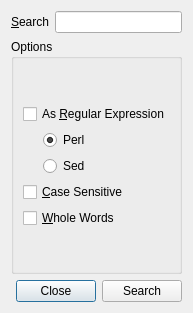
<?xml version="1.0" encoding="UTF-8"?>
<ui version="4.0">
 <class>SearchDialog</class>
 <widget class="QDialog" name="SearchDialog">
  <property name="geometry">
   <rect>
    <x>0</x>
    <y>0</y>
    <width>192</width>
    <height>313</height>
   </rect>
  </property>
  <property name="minimumSize">
   <size>
    <width>0</width>
    <height>30</height>
   </size>
  </property>
  <property name="windowTitle">
   <string>Dialog</string>
  </property>
  <layout class="QVBoxLayout" name="verticalLayout_2">
   <item>
    <layout class="QHBoxLayout" name="horizontalLayout">
     <item>
      <widget class="QLabel" name="label">
       <property name="text">
        <string>&amp;Search</string>
       </property>
       <property name="buddy">
        <cstring>search</cstring>
       </property>
      </widget>
     </item>
     <item>
      <widget class="QLineEdit" name="search"/>
     </item>
    </layout>
   </item>
   <item>
    <widget class="QGroupBox" name="groupBox">
     <property name="title">
      <string>Options</string>
     </property>
     <layout class="QVBoxLayout" name="verticalLayout">
      <item>
       <widget class="FileSelector" name="widget" native="true">
        <property name="minimumSize">
         <size>
          <width>0</width>
          <height>30</height>
         </size>
        </property>
        <property name="mode" stdset="0">
         <number>2</number>
        </property>
       </widget>
      </item>
      <item>
       <widget class="QCheckBox" name="asRegularExpression">
        <property name="text">
         <string>As &amp;Regular Expression</string>
        </property>
       </widget>
      </item>
      <item>
       <layout class="QHBoxLayout" name="horizontalLayout_3">
        <item>
         <spacer name="horizontalSpacer_2">
          <property name="orientation">
           <enum>Qt::Horizontal</enum>
          </property>
          <property name="sizeType">
           <enum>QSizePolicy::Fixed</enum>
          </property>
          <property name="sizeHint" stdset="0">
           <size>
            <width>20</width>
            <height>20</height>
           </size>
          </property>
         </spacer>
        </item>
        <item>
         <widget class="QRadioButton" name="perl">
          <property name="text">
           <string>Perl</string>
          </property>
          <property name="checked">
           <bool>true</bool>
          </property>
         </widget>
        </item>
       </layout>
      </item>
      <item>
       <layout class="QHBoxLayout" name="horizontalLayout_4">
        <item>
         <spacer name="horizontalSpacer_3">
          <property name="orientation">
           <enum>Qt::Horizontal</enum>
          </property>
          <property name="sizeType">
           <enum>QSizePolicy::Fixed</enum>
          </property>
          <property name="sizeHint" stdset="0">
           <size>
            <width>20</width>
            <height>20</height>
           </size>
          </property>
         </spacer>
        </item>
        <item>
         <widget class="QRadioButton" name="sed">
          <property name="focusPolicy">
           <enum>Qt::TabFocus</enum>
          </property>
          <property name="text">
           <string>Sed</string>
          </property>
         </widget>
        </item>
       </layout>
      </item>
      <item>
       <widget class="QCheckBox" name="caseSensitive">
        <property name="text">
         <string>&amp;Case Sensitive</string>
        </property>
       </widget>
      </item>
      <item>
       <widget class="QCheckBox" name="wholeWord2">
        <property name="text">
         <string>&amp;Whole Words</string>
        </property>
       </widget>
      </item>
      <item>
       <spacer name="verticalSpacer">
        <property name="orientation">
         <enum>Qt::Vertical</enum>
        </property>
        <property name="sizeHint" stdset="0">
         <size>
          <width>0</width>
          <height>0</height>
         </size>
        </property>
       </spacer>
      </item>
     </layout>
    </widget>
   </item>
   <item>
    <layout class="QHBoxLayout" name="horizontalLayout_2">
     <item>
      <spacer name="horizontalSpacer">
       <property name="orientation">
        <enum>Qt::Horizontal</enum>
       </property>
       <property name="sizeHint" stdset="0">
        <size>
         <width>0</width>
         <height>20</height>
        </size>
       </property>
      </spacer>
     </item>
     <item>
      <widget class="QPushButton" name="close">
       <property name="text">
        <string>Close</string>
       </property>
      </widget>
     </item>
     <item>
      <widget class="QPushButton" name="search_2">
       <property name="text">
        <string>Search</string>
       </property>
      </widget>
     </item>
    </layout>
   </item>
  </layout>
 </widget>
 <customwidgets>
  <customwidget>
   <class>FileSelector</class>
   <extends>QWidget</extends>
   <header>FileSelector.h</header>
   <container>1</container>
  </customwidget>
 </customwidgets>
 <tabstops>
  <tabstop>search</tabstop>
  <tabstop>asRegularExpression</tabstop>
  <tabstop>perl</tabstop>
  <tabstop>sed</tabstop>
  <tabstop>caseSensitive</tabstop>
  <tabstop>wholeWord2</tabstop>
  <tabstop>close</tabstop>
  <tabstop>search_2</tabstop>
 </tabstops>
 <resources/>
 <connections>
  <connection>
   <sender>close</sender>
   <signal>clicked()</signal>
   <receiver>SearchDialog</receiver>
   <slot>close()</slot>
   <hints>
    <hint type="sourcelabel">
     <x>133</x>
     <y>255</y>
    </hint>
    <hint type="destinationlabel">
     <x>70</x>
     <y>243</y>
    </hint>
   </hints>
  </connection>
  <connection>
   <sender>asRegularExpression</sender>
   <signal>toggled(bool)</signal>
   <receiver>perl</receiver>
   <slot>setEnabled(bool)</slot>
   <hints>
    <hint type="sourcelabel">
     <x>163</x>
     <y>88</y>
    </hint>
    <hint type="destinationlabel">
     <x>103</x>
     <y>114</y>
    </hint>
   </hints>
  </connection>
  <connection>
   <sender>asRegularExpression</sender>
   <signal>toggled(bool)</signal>
   <receiver>sed</receiver>
   <slot>setEnabled(bool)</slot>
   <hints>
    <hint type="sourcelabel">
     <x>177</x>
     <y>84</y>
    </hint>
    <hint type="destinationlabel">
     <x>62</x>
     <y>141</y>
    </hint>
   </hints>
  </connection>
 </connections>
 <slots>
  <slot>slot1()</slot>
 </slots>
</ui>
